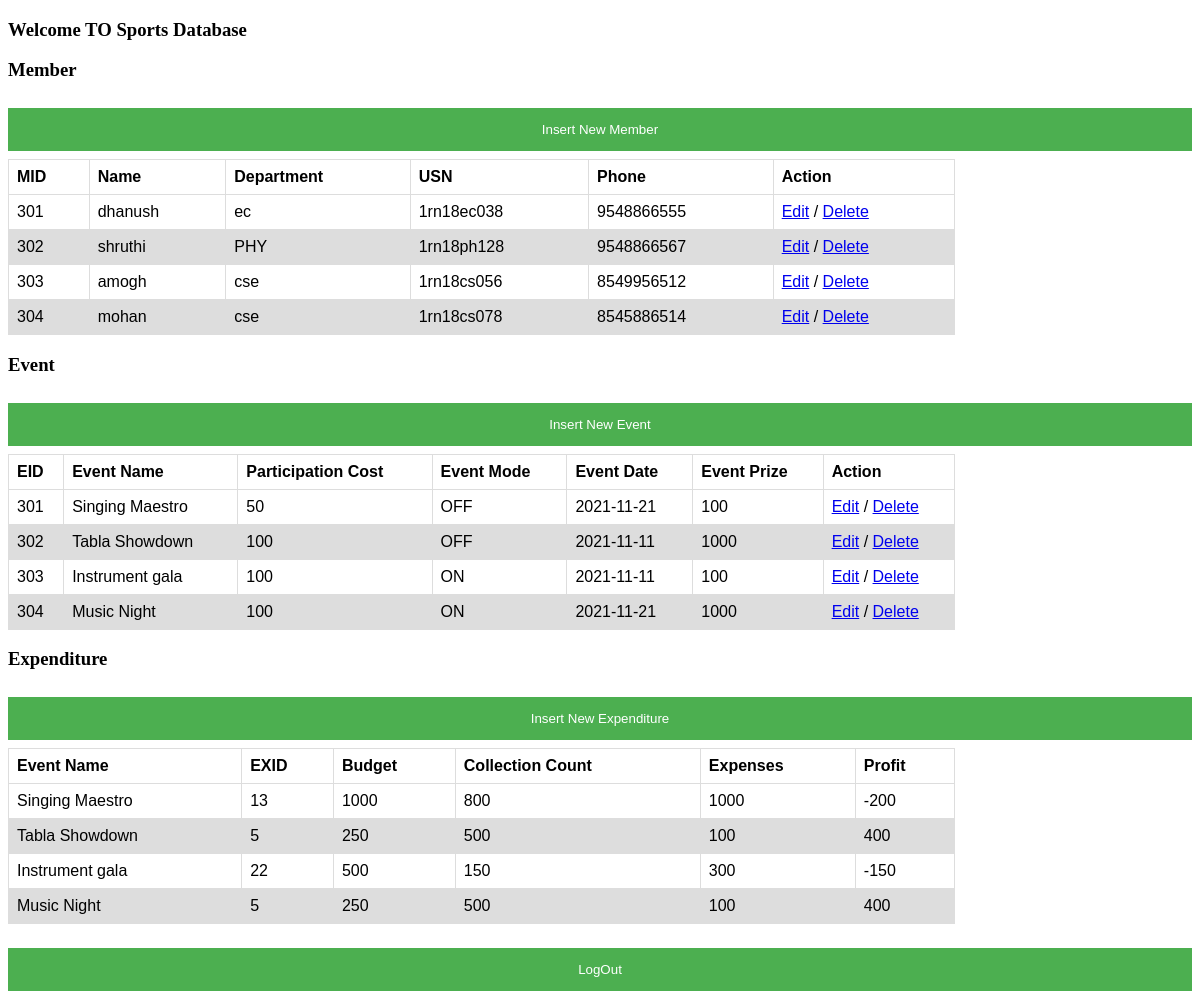
/Music.php, run on the app's committed database.
### tables this page shows
CREATE TABLE `member` (
  `MID` int(11) NOT NULL,
  `NAME` varchar(128) DEFAULT NULL,
  `DEPARTMENT` varchar(128) DEFAULT NULL,
  `USN` varchar(128) DEFAULT NULL,
  `PHNO` varchar(128) DEFAULT NULL,
  `CID` int(11) DEFAULT NULL
);

CREATE TABLE `events` (
  `EID` int(11) NOT NULL,
  `EVENT_NAME` varchar(128) DEFAULT NULL,
  `PARTICIPATION_COST` varchar(128) DEFAULT NULL,
  `EVENT_MODE` varchar(128) DEFAULT NULL,
  `EVENT_DATE` date DEFAULT NULL,
  `EVENT_PRIZES` varchar(128) DEFAULT NULL,
  `CID` int(11) DEFAULT NULL,
  `LID` int(11) DEFAULT NULL,
  `EXID` int(11) DEFAULT NULL
);

CREATE TABLE `expenditure` (
  `EXID` int(11) NOT NULL,
  `BUDGET` int(11) DEFAULT NULL,
  `EXPENSES` int(11) DEFAULT NULL,
  `COLLECTION_COUNT` int(11) DEFAULT NULL,
  `PROFIT` int(11) DEFAULT NULL
);

### Music.php (the view, shortened to what this page needs)
<?php
$m_music = [];
$m_music1 = [];
$m_music2 = [];
	try
	{
	    $pdo = new PDO("mysql:host=localhost;dbname=project", "manasa", "2929");
	    $pdo->setAttribute(PDO::ATTR_ERRMODE, PDO::ERRMODE_EXCEPTION);
	    $all_music = $pdo->query("SELECT m.MID,m.NAME,m.DEPARTMENT,m.USN,m.PHNO from member as m,club as c where m.CID=c.CID && c.CID=3");
			$all_music1 = $pdo->query("SELECT e.EID,e.EVENT_NAME,e.PARTICIPATION_COST,e.EVENT_MODE,e.EVENT_DATE,
				e.EVENT_PRIZES from events as e,club as c where e.CID=c.CID && c.CID=3");
			$all_music2 = $pdo->query("SELECT ex.EXID,e.EVENT_NAME,ex.BUDGET,ex.COLLECTION_COUNT,ex.EXPENSES,ex.PROFIT from expenditure as ex ,
				events as e where e.EXID=ex.EXID and E.CID=3");
		while ( $row = $all_music->fetch(PDO::FETCH_OBJ) )
		{
		    $m_music[] = $row;
		}
		while ( $row1 = $all_music1->fetch(PDO::FETCH_OBJ) )
		{
				$m_music1[] = $row1;
		}
		while ( $row2 = $all_music2->fetch(PDO::FETCH_OBJ) )
		{
				$m_music2[] = $row2;
		}
	}
	catch(PDOException $e)
	{
	    echo "Connection failed: " . $e->getMessage();
	    die();
	}
?>
<!DOCTYPE html>
<html>
	<head>
	<link rel="stylesheet" type="text/css" href="./stylesheets/style.css">
	</head>
  <body>
  <h3> Welcome TO Sports Database</h3>
  <div>
  <p>
		<h3>Member</h3>
		<button onclick="document.getElementById('id08').style.display='block'">Insert New Member</button>
    <table>
      <thead>
        <tr>
					<th>MID</th>
          <th>Name</th>
          <th>Department</th>
          <th>USN</th>
          <th>Phone</th>
          <th>Action</th>
        </tr>
      </thead>
      <tbody>
        <?php foreach($m_music as $m_mus) : ?>
                      <tr>
												<td><?php echo $m_mus->MID; ?></td>
                        <td><?php echo $m_mus->NAME; ?></td>
            <td><?php echo $m_mus->DEPARTMENT; ?></td>
            <td><?php echo $m_mus->USN; ?></td>
            <td><?php echo $m_mus->PHNO; ?></td>
            <td><a href="./edit/edit_m.php?member_id=<?php echo $m_mus->MID; ?>">Edit</a> / <a href="./delete/delete_m.php?member_id=<?php echo $m_mus->MID; ?>">Delete</a>
            </td>
                      </tr>
                  <?php endforeach; ?>
      </tbody>
    </table>
  </p>
  </div>
	<div>
  <p>
		<h3>Event</h3>
		<button onclick="document.getElementById('id09').style.display='block'">Insert New Event</button>
    <table>
      <thead>
        <tr>
					<th>EID</th>
          <th>Event Name</th>
          <th>Participation Cost</th>
          <th>Event Mode</th>
          <th>Event Date</th>
					<th>Event Prize</th>
          <th>Action</th>
        </tr>
      </thead>
      <tbody>
        <?php foreach($m_music1 as $m_mus1) :?>
                      <tr>
												<td><?php echo $m_mus1->EID; ?></td>
                        <td><?php echo $m_mus1->EVENT_NAME; ?></td>
            <td><?php echo $m_mus1->PARTICIPATION_COST; ?></td>
            <td><?php echo $m_mus1->EVENT_MODE; ?></td>
            <td><?php echo $m_mus1->EVENT_DATE; ?></td>
						<td><?php echo $m_mus1->EVENT_PRIZES; ?></td>
            <td><a href="./edit/edit_e.php?event_id=<?php echo $m_mus1->EID; ?>">Edit</a> / <a href="./delete/delete_e.php?event_id=<?php echo $m_mus1->EID; ?>">Delete</a>
            </td>
                      </tr>
                  <?php endforeach; ?>
      </tbody>
    </table>
  </p>
  </div>
	<div>
	<p>
		<h3>Expenditure</h3>
		<div>
		<button onclick="document.getElementById('id10').style.display='block'">Insert New Expenditure</button>
	</div>
		<table>
			<thead>
				<tr>
					<th>Event Name</th>
					<th>EXID</th>
					<th>Budget</th>
					<th>Collection Count</th>
					<th>Expenses</th>
					<th>Profit</th>
				</tr>
			</thead>
			<tbody>
				<?php foreach($m_music2 as $m_mus2) :?>
											<tr>
												<td><?php echo $m_mus2->EVENT_NAME; ?></td>
												<td><?php echo $m_mus2->EXID; ?></td>
						<td><?php echo $m_mus2->BUDGET; ?></td>
						<td><?php echo $m_mus2->COLLECTION_COUNT; ?></td>
						<td><?php echo $m_mus2->EXPENSES; ?></td>
						<td><?php echo $m_mus2->PROFIT; ?></td>
											</tr>
									<?php endforeach; ?>
			</tbody>
		</table>
	</p>
	</div>
	<div>
		<form method="POST">
	<button type="submit" name="logout" >LogOut</button>
	</form>
	</div>
  </body>
  </html>

### stylesheets/style.css (style rules this page uses)
* { box-sizing: border-box; }
button { background-color: #4CAF50; color: white; padding: 14px 20px; margin: 8px 0; border: none; cursor: pointer; width: 100%; }
table { font-family: arial, sans-serif; border-collapse: collapse; width: 80%; }
td, th { border: 1px solid #dddddd; text-align: left; padding: 8px; }
tr:nth-child(even) { background-color: #dddddd; }

### data on the page
member: MID "301", NAME "dhanush", DEPARTMENT "ec", USN "1rn18ec038", PHNO "9548866555"
member: MID "302", NAME "shruthi", DEPARTMENT "PHY", USN "1rn18ph128", PHNO "9548866567"
member: MID "303", NAME "amogh", DEPARTMENT "cse", USN "1rn18cs056", PHNO "8549956512"
member: MID "304", NAME "mohan", DEPARTMENT "cse", USN "1rn18cs078", PHNO "8545886514"
events: EID "301", EVENT_NAME "Singing Maestro", PARTICIPATION_COST "50", EVENT_MODE "OFF", EVENT_DATE "2021-11-21", EVENT_PRIZES "100", EXID.EXID "13", EXID.BUDGET "1000", EXID.COLLECTION_COUNT "800", EXID.EXPENSES "1000", EXID.PROFIT "-200"
events: EID "302", EVENT_NAME "Tabla Showdown", PARTICIPATION_COST "100", EVENT_MODE "OFF", EVENT_DATE "2021-11-11", EVENT_PRIZES "1000", EXID.EXID "5", EXID.BUDGET "250", EXID.COLLECTION_COUNT "500", EXID.EXPENSES "100", EXID.PROFIT "400"
events: EID "303", EVENT_NAME "Instrument gala", PARTICIPATION_COST "100", EVENT_MODE "ON", EVENT_DATE "2021-11-11", EVENT_PRIZES "100", EXID.EXID "22", EXID.BUDGET "500", EXID.COLLECTION_COUNT "150", EXID.EXPENSES "300", EXID.PROFIT "-150"
events: EID "304", EVENT_NAME "Music Night", PARTICIPATION_COST "100", EVENT_MODE "ON", EVENT_DATE "2021-11-21", EVENT_PRIZES "1000", EXID.EXID "5", EXID.BUDGET "250", EXID.COLLECTION_COUNT "500", EXID.EXPENSES "100", EXID.PROFIT "400"
